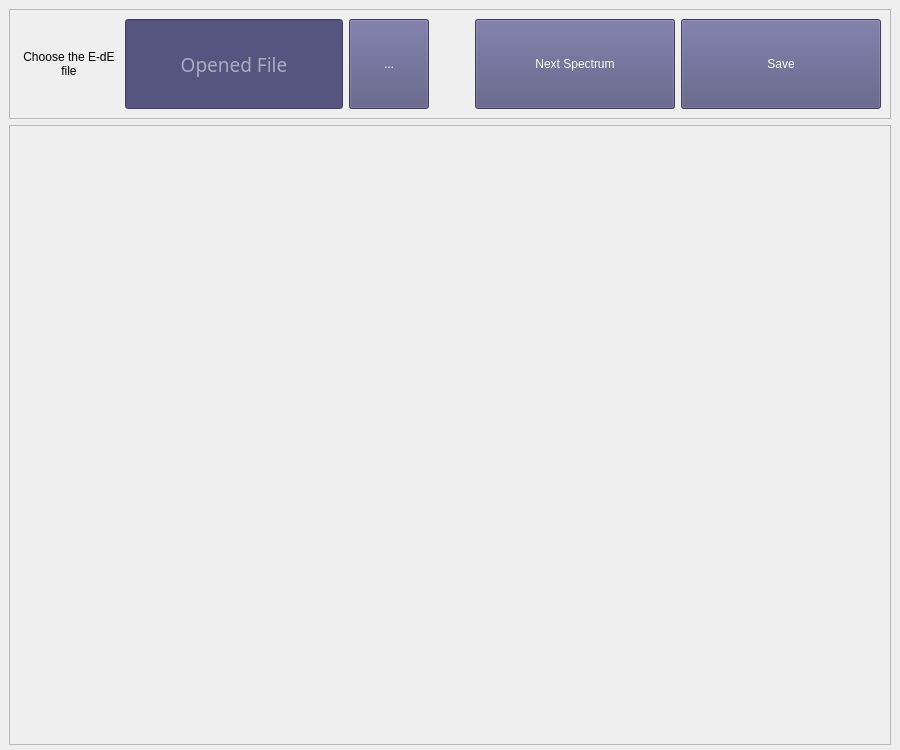
<?xml version="1.0" encoding="UTF-8"?>
<ui version="4.0">
 <class>CompressionWindow</class>
 <widget class="QMainWindow" name="CompressionWindow">
  <property name="geometry">
   <rect>
    <x>0</x>
    <y>0</y>
    <width>900</width>
    <height>750</height>
   </rect>
  </property>
  <property name="minimumSize">
   <size>
    <width>900</width>
    <height>750</height>
   </size>
  </property>
  <property name="font">
   <font>
    <family>Bahnschrift SemiBold</family>
    <pointsize>14</pointsize>
    <weight>75</weight>
    <bold>true</bold>
   </font>
  </property>
  <property name="windowTitle">
   <string>Spectrums picker</string>
  </property>
  <property name="styleSheet">
   <string notr="true">QPushButton{background-color: rgb(85, 85, 127);color: rgb(255, 255, 255);font: 63 14pt &quot;Bahnschrift SemiBold&quot;;}QPushButton:pressed{background-color: rgb(55, 55, 97);}</string>
  </property>
  <property name="locale">
   <locale language="Russian" country="Kazakhstan"/>
  </property>
  <widget class="QWidget" name="centralwidget">
   <layout class="QVBoxLayout" name="verticalLayout">
    <item>
     <widget class="QFrame" name="services_layout">
      <property name="minimumSize">
       <size>
        <width>0</width>
        <height>100</height>
       </size>
      </property>
      <property name="maximumSize">
       <size>
        <width>16777215</width>
        <height>250</height>
       </size>
      </property>
      <property name="frameShape">
       <enum>QFrame::StyledPanel</enum>
      </property>
      <property name="frameShadow">
       <enum>QFrame::Raised</enum>
      </property>
      <layout class="QHBoxLayout" name="horizontalLayout">
       <item>
        <widget class="QLabel" name="info_label">
         <property name="minimumSize">
          <size>
           <width>100</width>
           <height>0</height>
          </size>
         </property>
         <property name="maximumSize">
          <size>
           <width>400</width>
           <height>16777215</height>
          </size>
         </property>
         <property name="styleSheet">
          <string notr="true">font: 63 14pt &quot;Bahnschrift SemiBold&quot;;</string>
         </property>
         <property name="locale">
          <locale language="Russian" country="Kazakhstan"/>
         </property>
         <property name="text">
          <string>Choose the E-dE file</string>
         </property>
         <property name="alignment">
          <set>Qt::AlignCenter</set>
         </property>
         <property name="wordWrap">
          <bool>true</bool>
         </property>
        </widget>
       </item>
       <item>
        <widget class="QLineEdit" name="file_name">
         <property name="minimumSize">
          <size>
           <width>120</width>
           <height>90</height>
          </size>
         </property>
         <property name="maximumSize">
          <size>
           <width>480</width>
           <height>250</height>
          </size>
         </property>
         <property name="font">
          <font>
           <family>Bahnschrift SemiBold</family>
           <pointsize>14</pointsize>
           <weight>7</weight>
           <italic>false</italic>
           <bold>false</bold>
          </font>
         </property>
         <property name="styleSheet">
          <string notr="true">background-color: rgb(85, 85, 127);
color: rgb(255, 255, 255);
font: 63 14pt &quot;Bahnschrift SemiBold&quot;;</string>
         </property>
         <property name="text">
          <string/>
         </property>
         <property name="alignment">
          <set>Qt::AlignCenter</set>
         </property>
         <property name="readOnly">
          <bool>true</bool>
         </property>
         <property name="placeholderText">
          <string>Opened File</string>
         </property>
        </widget>
       </item>
       <item>
        <widget class="QPushButton" name="open_button">
         <property name="minimumSize">
          <size>
           <width>50</width>
           <height>90</height>
          </size>
         </property>
         <property name="maximumSize">
          <size>
           <width>200</width>
           <height>250</height>
          </size>
         </property>
         <property name="text">
          <string>...</string>
         </property>
        </widget>
       </item>
       <item>
        <spacer name="horizontal">
         <property name="orientation">
          <enum>Qt::Horizontal</enum>
         </property>
         <property name="sizeType">
          <enum>QSizePolicy::Preferred</enum>
         </property>
         <property name="sizeHint" stdset="0">
          <size>
           <width>40</width>
           <height>20</height>
          </size>
         </property>
        </spacer>
       </item>
       <item>
        <widget class="QPushButton" name="next_button">
         <property name="minimumSize">
          <size>
           <width>200</width>
           <height>90</height>
          </size>
         </property>
         <property name="maximumSize">
          <size>
           <width>800</width>
           <height>250</height>
          </size>
         </property>
         <property name="text">
          <string>Next Spectrum</string>
         </property>
        </widget>
       </item>
       <item>
        <widget class="QPushButton" name="save_button">
         <property name="minimumSize">
          <size>
           <width>200</width>
           <height>90</height>
          </size>
         </property>
         <property name="maximumSize">
          <size>
           <width>800</width>
           <height>250</height>
          </size>
         </property>
         <property name="text">
          <string>Save</string>
         </property>
        </widget>
       </item>
      </layout>
     </widget>
    </item>
    <item>
     <widget class="QFrame" name="matplotlib_layout">
      <property name="minimumSize">
       <size>
        <width>0</width>
        <height>620</height>
       </size>
      </property>
      <property name="maximumSize">
       <size>
        <width>16777215</width>
        <height>1140</height>
       </size>
      </property>
      <property name="frameShape">
       <enum>QFrame::StyledPanel</enum>
      </property>
      <property name="frameShadow">
       <enum>QFrame::Raised</enum>
      </property>
     </widget>
    </item>
   </layout>
  </widget>
 </widget>
 <resources/>
 <connections/>
</ui>
